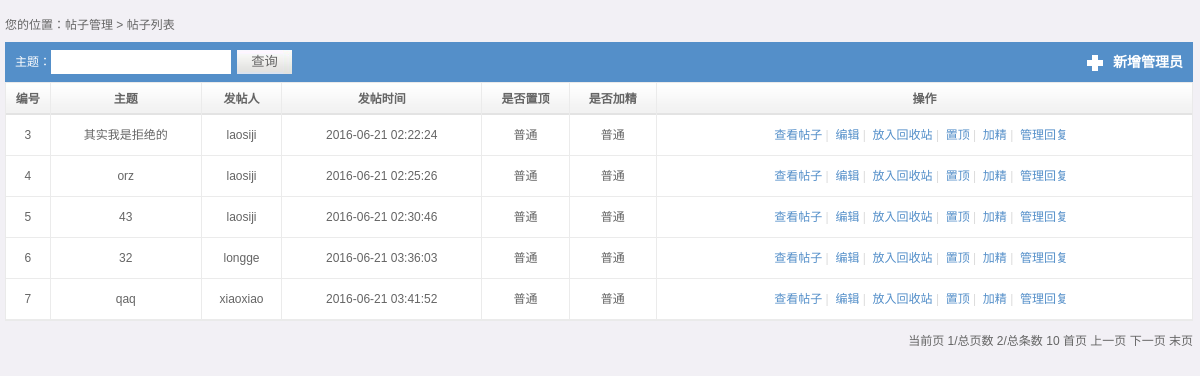
Page /bbs149/admin/user/tieziliebiao.php on the committed database.
### tables this page shows
CREATE TABLE `post` (
  `id` int(10) unsigned NOT NULL AUTO_INCREMENT,
  `uid` int(11) NOT NULL,
  `tid` int(11) NOT NULL,
  `title` char(255) NOT NULL,
  `content` text NOT NULL,
  `ctime` int(11) NOT NULL,
  `count` int(11) DEFAULT '0',
  `elite` enum('0','1') DEFAULT '0',
  `top` enum('0','1') DEFAULT '0',
  `recycle` enum('0','1') DEFAULT '0',
  PRIMARY KEY (`id`)
);

CREATE TABLE `user` (
  `id` int(10) unsigned NOT NULL AUTO_INCREMENT,
  `userName` char(20) NOT NULL,
  `password` char(33) NOT NULL,
  `auth` enum('0','1') NOT NULL DEFAULT '0',
  `status` enum('0','1') NOT NULL DEFAULT '1',
  `lastlogin` int(11) DEFAULT NULL,
  `points` int(10) unsigned NOT NULL DEFAULT '50',
  PRIMARY KEY (`id`),
  UNIQUE KEY `userName` (`userName`)
);

### bbs149/admin/user/tieziliebiao.php (the view, shortened to what this page needs)
<html>
<head>
<link href="../../public/admin/css/css.css" type="text/css" rel="stylesheet" />
<link href="../../public/admin/css/main.css" type="text/css" rel="stylesheet" />
</head>
<body>
<table width="99%" border="0" cellspacing="0" cellpadding="0" id="searchmain">
  <tr>
    <td width="99%" align="left" valign="top">您的位置：帖子管理 > 帖子列表</td>
  </tr>
  <tr>
    <td align="left" valign="top">
    <table width="100%" border="0" cellspacing="0" cellpadding="0" id="search">
  		<tr>
   		 <td width="90%" align="left" valign="middle">
	         <form method="get" action="tieziliebiao.php">
	         <span>主题：</span>
	         <input type="text" name="utitle" value="" class="text-word">
	         <input name="" type="submit" value="查询" class="text-but">
	         </form>
         </td>
  		  <td width="10%" align="center" valign="middle" style="text-align:right; width:150px;"><a href="add.html" target="mainFrame" onFocus="this.blur()" class="add">新增管理员</a></td>
  		</tr>
	</table>
    </td>
  </tr>
  <tr>
    <td align="left" valign="top">
    <table width="100%" border="0" cellspacing="0" cellpadding="0" id="main-tab">
      <tr>
        <th align="center" valign="middle" class="borderright">编号</th>
        <th align="center" valign="middle" class="borderright">主题</th>
        <th align="center" valign="middle" class="borderright">发帖人</th>
        <th align="center" valign="middle" class="borderright">发帖时间</th>
        <th align="center" valign="middle" class="borderright">是否置顶</th>
		<th align="center" valign="middle" class="borderright">是否加精</th>
        <th align="center" valign="middle">操作</th>
      </tr>
	  <?php
				$link = mysqli_connect("localhost","root","") or die("数据库连接失败！");
				mysqli_set_charset($link,"utf8");
				mysqli_select_db($link,"bbs");
				$where = "";
				$url = "";
			$page = isset($_GET['p'])?$_GET['p']:1;
			$pageSize = 5;
			$sql = "select * from post where recycle='0'".$where;
			$result = mysqli_query($link,$sql);
			$maxRows = mysqli_num_rows($result);
			$maxPage = ceil($maxRows/$pageSize);
			$limit = " limit ".(($page-1)*$pageSize).",".$pageSize;
			$sql = "select * from post where recycle='0'".$where.$limit;
			$result = mysqli_query($link,$sql);
			if($result && mysqli_num_rows($result)){
				while($rows = mysqli_fetch_assoc($result)){
				$time = date("Y-m-d H:i:s",$rows['ctime']);
				$sql1 = "select * from user where id={$rows['uid']}";
				$result1 = mysqli_query($link,$sql1);
				$rows1 = mysqli_fetch_assoc($result1);
	 ?>
      <tr onMouseOut="this.style.backgroundColor='#ffffff'" onMouseOver="this.style.backgroundColor='#edf5ff'">
        <td align="center" valign="middle" class="borderright borderbottom"><?php echo $rows['id']?></td>
        <td align="center" valign="middle" class="borderright borderbottom"><?php echo $rows['title']?></td>
        <td align="center" valign="middle" class="borderright borderbottom"><?php echo $rows1['userName']?></td>
        <td align="center" valign="middle" class="borderright borderbottom"><?php echo $time;?></td>
        <td align="center" valign="middle" class="borderright borderbottom"><?php echo $rows['top']==1?"置顶":"普通"?></td>
		<td align="center" valign="middle" class="borderright borderbottom"><?php echo $rows['elite']==1?"加精":"普通"?></td>
        <td align="center" valign="middle" class="borderbottom">
		<a href="lookpost.php?id=<?php echo $rows['id'];?>" target="mainFrame" onFocus="this.blur()" class="add">查看帖子</a><span class="gray">&nbsp;|&nbsp;</span>
		<a href="updatepost.php?a=updatepost&id=<?php echo $rows['id'];?>" target="mainFrame" onFocus="this.blur()" class="add">编辑</a><span class="gray">&nbsp;|&nbsp;</span>
		<a href="doaction.php?a=putpost&id=<?php echo $rows['id'];?>" target="mainFrame" onFocus="this.blur()" class="add">放入回收站</a><span class="gray">&nbsp;|&nbsp;</span>
		<a href="doaction.php?a=zhiding&id=<?php echo $rows['id'];?>&top=<?php echo $rows['top'];?>" target="mainFrame" onFocus="this.blur()" class="add"><?php echo $rows['top']==1?"取消置顶":"置顶";?></a><span class="gray">&nbsp;|&nbsp;</span>
		<a href="doaction.php?a=jiajing&id=<?php echo $rows['id'];?>&elite=<?php echo $rows['elite'];?>" target="mainFrame" onFocus="this.blur()" class="add"><?php echo $rows['elite']==1?"取消加精":"加精";?></a><span class="gray">&nbsp;|&nbsp;</span>
		<a href="checkpost.php?id=<?php echo $rows['id'];?>" target="mainFrame" onFocus="this.blur()" class="add">管理回复</a><span class="gray">&nbsp;&nbsp;</span></td>
      </tr>
	<?php
			}
		}
	?>
    </table></td>
    </tr>
  <tr>
    <td align="left" valign="top" class="fenye">
	<?php
		echo "当前页 {$page}/总页数 {$maxPage}/总条数 {$maxRows}&nbsp;";
		echo "<a href='./tieziliebiao.php?p=1{$url}'>首页</a>&nbsp;";
		echo "<a href='./tieziliebiao.php?p=".($page-1)."{$url}'>上一页</a>&nbsp;";
		echo "<a href='./tieziliebiao.php?p=".($page+1)."{$url}'>下一页</a>&nbsp;";
		echo "<a href='./tieziliebiao.php?p={$maxPage}{$url}'>末页</a>";
	?>
	</td>
  </tr>
</table>
</body>
</html>

### bbs149/public/admin/css/css.css (style rules this page uses)
* { margin:0; padding:0; }
body { font-size:12px; font-family:"Microsoft YaHei","Tahoma","Arial",'宋体'; line-height:150%; margin-left:auto; margin-right:auto; width:100%; color:#656565; }
a:link,a:visited { font-size:12px; color:#656565; font-weight:normal; text-decoration:none; font-family:"Microsoft YaHei","Tahoma","Arial",'宋体'; }

### bbs149/public/admin/css/main.css (style rules this page uses)
html { SCROLLBAR-FACE-COLOR: #538ec6; SCROLLBAR-HIGHLIGHT-COLOR: #dce5f0; SCROLLBAR-SHADOW-COLOR: #2c6daa; SCROLLBAR-3DLIGHT-COLOR: #dce5f0; SCROLLBAR-ARROW-COLOR: #2c6daa; SCROLLBAR-TRACK-COLOR: #dce5f0; SCROLLBAR-DARKSHADOW-COLOR: #dce5f0; overflow-x:hidden; }

### bbs149/admin/user/tieziliebiao.php (style rules this page uses)
body { overflow-x:hidden; background:#f2f0f5; padding:15px 0px 10px 5px; }
#searchmain { font-size:12px; }
#search { font-size:12px; background:#548fc9; margin:10px 10px 0 0; display:inline; width:100%; color:#FFF; float:left }
#search form span { height:40px; line-height:40px; padding:0 0px 0 10px; float:left; }
#search form input.text-word { height:24px; line-height:24px; width:180px; margin:8px 0 6px 0; padding:0 0px 0 10px; float:left; border:1px solid #FFF; }
#search form input.text-but { height:24px; line-height:24px; width:55px; background:url(../../public/admin/img/main/list_input.jpg) no-repeat left top; border:none; cursor:pointer; font-family:"Microsoft YaHei","Tahoma","Arial",'宋体'; color:#666; float:left; margin:8px 0 0 6px; display:inline; }
#search a.add { background:url(../../public/admin/img/main/add.jpg) no-repeat -3px 7px #548fc9; padding:0 10px 0 26px; height:40px; line-height:40px; font-size:14px; font-weight:bold; color:#FFF; float:right }
#main-tab { border:1px solid #eaeaea; background:#FFF; font-size:12px; }
#main-tab th { font-size:12px; background:url(../../public/admin/img/main/list_bg.jpg) repeat-x; height:32px; line-height:32px; }
#main-tab td { font-size:12px; line-height:40px; }
#main-tab td a { font-size:12px; color:#548fc9; }
.borderright { border-right:1px solid #ebebeb }
.borderbottom { border-bottom:1px solid #ebebeb }
.gray { color:#dbdbdb; }
td.fenye { padding:10px 0 0 0; text-align:right; }

### rows in the picture
post: id "3", title "其实我是拒绝的", uid.userName "laosiji", ctime "2016-06-21 02:22:24", top "普通", elite "普通"
post: id "4", title "orz", uid.userName "laosiji", ctime "2016-06-21 02:25:26", top "普通", elite "普通"
post: id "5", title "43", uid.userName "laosiji", ctime "2016-06-21 02:30:46", top "普通", elite "普通"
post: id "6", title "32", uid.userName "longge", ctime "2016-06-21 03:36:03", top "普通", elite "普通"
post: id "7", title "qaq", uid.userName "xiaoxiao", ctime "2016-06-21 03:41:52", top "普通", elite "普通"

### other values in the picture
$page "1"
$maxPage "2"
$maxRows "10"
